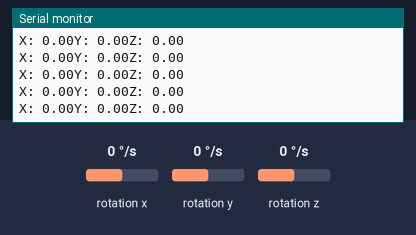
A sketch run on a simulated Arduino Nano 33 BLE. Shown: the last lines printed to the serial monitor. Inputs (shaded band) come from the test bench; at power-on: rotation x 0 °/s, rotation y 0 °/s, rotation z 0 °/s. Nothing arrives over Bluetooth unless stated; a phone connects over Bluetooth LE 3 s after start.

Above: at 3.9 s.
4.0 s: rotation x set to -192 °/s
At 4.02 s:
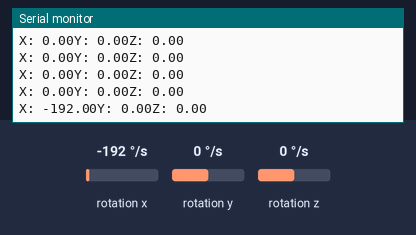
5.5 s: rotation y set to -192 °/s
At 5.55 s:
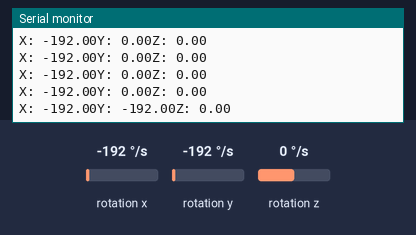
7.0 s: rotation z set to -192 °/s
At 7.07 s:
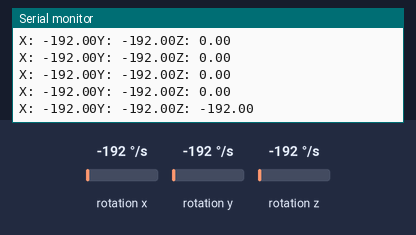

The sketch:

BLE_comunication.ino
```cpp
#include <Arduino_LSM9DS1.h>
#include <ArduinoBLE.h>

// Define the BLE characteristic UUID
const char *bleServiceUuid = "19B10000-E8F2-537E-4F6C-D104768A1214";
const char *bleCharUuid = "19B10001-E8F2-537E-4F6C-D104768A1214";

// BLE Service
BLEService gyroService(bleServiceUuid);

// BLE Characteristic
BLECharacteristic gyroCharacteristic(bleCharUuid, BLERead | BLENotify, 12);

void setup() {
  Serial.begin(9600);
  while (!Serial);

  // Initialize the LSM9DS1 (Gyroscope)
  if (!IMU.begin()) {
    Serial.println("Failed to initialize IMU!");
    while (1);
  }
  Serial.println("IMU initialized!");

  // Initialize BLE
  if (!BLE.begin()) {
    Serial.println("Failed to initialize BLE!");
    while (1);
  }
  Serial.println("BLE initialized!");

  // Set the device name and advertised service
  BLE.setLocalName("LED");
  BLE.setAdvertisedService(gyroService);

  // Add the characteristic to the service
  gyroService.addCharacteristic(gyroCharacteristic);

  // Add the service
  BLE.addService(gyroService);

  // Start advertising
  BLE.advertise();
  Serial.println("BLE advertising...");
}

void loop() {
  // Wait for a BLE central device to connect
  BLEDevice central = BLE.central();

  // If a central device is connected
  if (central) {
    Serial.print("Connected to central: ");
    Serial.println(central.address());

    while (central.connected()) {
      // Read gyroscope data
      float x, y, z;
      if (IMU.gyroscopeAvailable()) {
        IMU.readGyroscope(x, y, z);

        // Print gyroscope data to Serial
        Serial.print("X: ");
        Serial.print(x);
        Serial.print("Y: ");
        Serial.print(y);
        Serial.print("Z: ");
        Serial.println(z);

        // Convert the float values to a byte array
        byte gyroData[12];
        memcpy(gyroData, &x, 4);
        memcpy(gyroData + 4, &y, 4);
        memcpy(gyroData + 8, &z, 4);

        // Update the characteristic value
        gyroCharacteristic.writeValue(gyroData, 12);
        delay(100); // Delay to limit the data rate
      }
    }

    Serial.print("Disconnected from central: ");
    Serial.println(central.address());
  }
}
```

Measured:
- after the input at 4.0 s, the serial monitor: prints a new line at once (image 1)
- after the input at 5.5 s, the serial monitor: prints a new line at once (image 2)
- after the input at 7.0 s, the serial monitor: prints a new line after 0.07 s (image 3)
